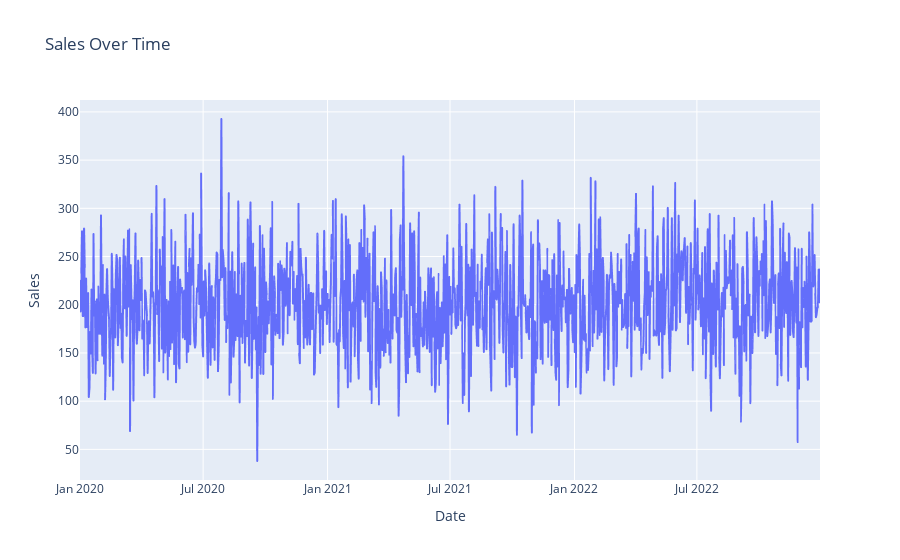

Notebook code cell kept with this figure:
### Code cell
fig=px.line(df,x='Date',y='Sales',title='Sales Over Time')
fig.show()

### Figure 1 — Plotly figure (JSON) as saved in the notebook; plotly's stock layout.template omitted (floating-point values rounded to 4 significant figures; data arrays with more than 128 entries replaced by an {"elided": "..."} marker saying what was removed)
{"data": [{"hovertemplate": "Date=%{x}<br>Sales=%{y}<extra></extra>", "legendgroup": "", "line": {"color": "#636efa", "dash": "solid"}, "marker": {"symbol": "circle"}, "mode": "lines", "name": "", "showlegend": false, "type": "scattergl", "x": {"elided": "1095 str values"}, "xaxis": "x", "y": {"elided": "1095 float values"}, "yaxis": "y"}], "layout": {"legend": {"tracegroupgap": 0}, "title": {"text": "Sales Over Time"}, "xaxis": {"anchor": "y", "domain": [0, 1], "title": {"text": "Date"}}, "yaxis": {"anchor": "x", "domain": [0, 1], "title": {"text": "Sales"}}}}
